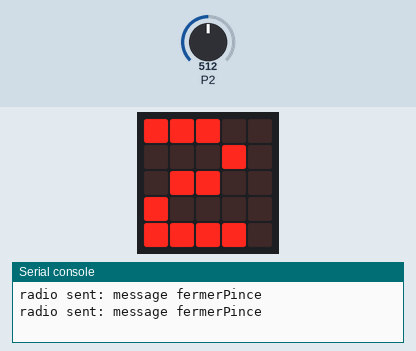
A program run on a simulated BBC micro:bit (MakeCode). Parts: the board's 5×5 LED display, the last lines printed to the serial console. The test bench sets the inputs (shaded band); at power-on: P2 = 512 (analog values on the 0–1023 scale). No radio messages arrive unless stated (any console line starting 'radio sent:' is added by the test bench).

Above: at 1.2 s.
1.3 s: P2 set to 610
At 2.7 s:
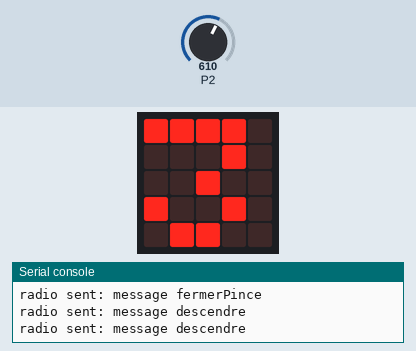
3.0 s: P2 set to 803
At 4.2 s:
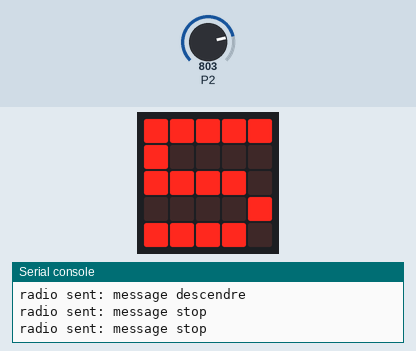
4.5 s: P2 set to 783
At 5.8 s:
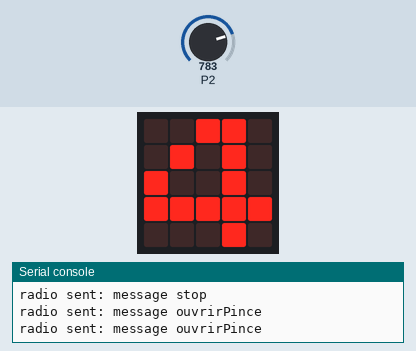
6.1 s: P2 set to 246
At 7.2 s:
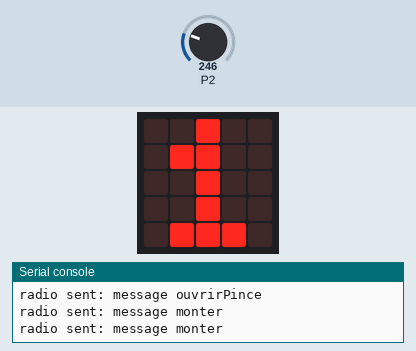
Timing chart, 0 to 8.6 s (numbered marks = the images above; inputs shaded):
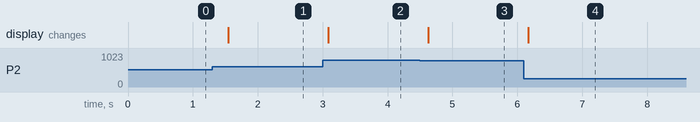

Measured:
- after the input at 1.3 s, the display: changes after 0.24 s (image 1)
- after the input at 3.0 s, the display: changes after 0.09 s (image 2)
- after the input at 4.5 s, the display: changes after 0.13 s (image 3)
- after the input at 6.1 s, the display: changes after 0.07 s (image 4)

The program:

main.ts
```typescript
enum RadioMessage {
    message1 = 49434,
    reculer = 19224,
    avancer = 29696,
    stop = 61268,
    gauche = 43105,
    droite = 37890,
    fermer = 27351,
    ouvir = 5814,
    fermerPince = 8074,
    ouvrirPince = 62538,
    monter = 43056,
    descendre = 32859
}
function button () {
    buttonVal = pins.analogReadPin(AnalogPin.P2)
    if (buttonVal < 256) {
        item = 1
    } else if (buttonVal < 597) {
        item = 2
    } else if (buttonVal < 725) {
        item = 3
    } else if (buttonVal < 793) {
        item = 4
    } else if (buttonVal < 836) {
        item = 5
    } else if (buttonVal < 938) {
        item = 6
    } else {
        item = 0
    }
}
let item = 0
let buttonVal = 0
radio.setGroup(1)
basic.forever(function () {
    button()
    if (item) {
        if (item == 5) {
            radio.sendMessage(RadioMessage.stop)
        } else if (item == 2) {
            radio.sendMessage(RadioMessage.fermerPince)
        } else if (item == 4) {
            radio.sendMessage(RadioMessage.ouvrirPince)
        } else if (item == 1) {
            radio.sendMessage(RadioMessage.monter)
        } else if (item == 3) {
            radio.sendMessage(RadioMessage.descendre)
        }
        basic.showNumber(item)
    } else if (pins.analogReadPin(AnalogPin.P0) < 400) {
        radio.sendMessage(RadioMessage.gauche)
    } else if (pins.analogReadPin(AnalogPin.P0) > 600) {
        radio.sendMessage(RadioMessage.droite)
    } else if (pins.analogReadPin(AnalogPin.P1) < 400) {
        radio.sendMessage(RadioMessage.reculer)
    } else if (pins.analogReadPin(AnalogPin.P1) > 600) {
        radio.sendMessage(RadioMessage.avancer)
    } else if (pins.analogReadPin(AnalogPin.P1) > 400 && pins.analogReadPin(AnalogPin.P1) < 600) {
        radio.sendMessage(RadioMessage.stop)
    } else {
        basic.clearScreen()
    }
})
```

test.ts
```typescript
// les tests vont ici ; cela ne sera pas compilé si ce paquet est utilisé en tant qu'extension.
```
